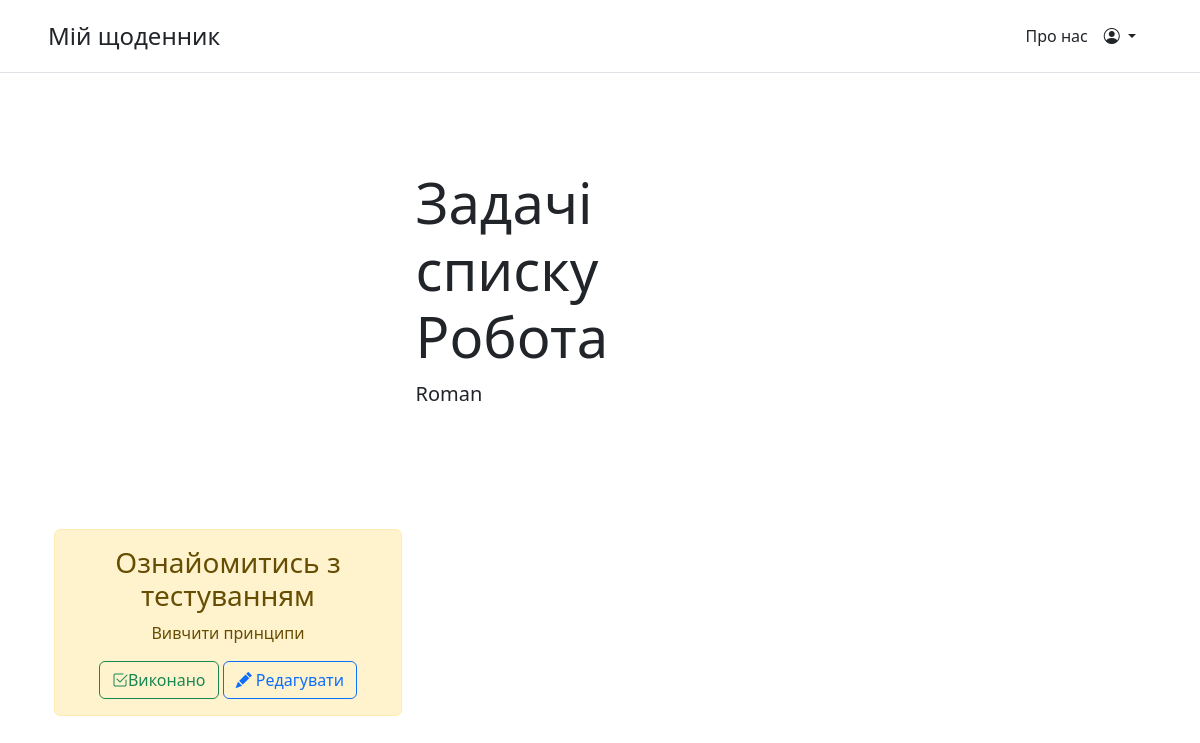
The app's page /task_in_list?tasklist_id=7 (signed in) with its own data.
### main/models.py (models this page shows, shortened)
class Task(models.Model):
    tasklist = models.ForeignKey(TaskList, on_delete=models.CASCADE, default=1)
    title = models.CharField('Назва', max_length=100)
    task = models.TextField('Завдання')
    class Meta:
        verbose_name = 'Завдання'
        verbose_name_plural = 'Всі завдання'

### main/views.py (the view, shortened to what this page needs)
# urls.py: path('task_in_list', views.view_tasks, name='task_in_list'),
def view_tasks(request):
    if request.GET['tasklist_id'] == 'all':
        tasks = Task.objects.filter(tasklist__user=request.user.id)
        current_tasklist = 'Всі задачі'
    else:
        tasks = Task.objects.filter(tasklist__user=request.user.id, tasklist__id = int(request.GET['tasklist_id']))
        current_tasklist = TaskList.objects.get(id = int(request.GET['tasklist_id'])).name
    context = {
        'title': f'Задачі списку {current_tasklist}',
        'tasks': tasks,
        'user': request.user,
        'mode': 'task'
    }
    return render(request,'main/index.html', context)

### main/templates/main/index.html (shortened to what this page needs)
{% extends 'main/base.html' %}
{% block content %}
    <div class="col-md-5 p-lg-5 mx-auto my-5">
      <h1 class="display-4 fw-normal">{{title}}</h1>
      <p class="lead fw-normal">{{ user.username }}</p>
    </div>
    {% if tasks %}
        {% if mode == 'task' %}
            {% if False %}
            <div class="container">
                {% for elem in tasks %}
                    <div class="alert alert-warning mt-2">
                        <h3>{{elem.title}}</h3>
                        <p>{{elem.task}}</p>
                        <form method="post">
                            {% csrf_token %}
                            <button class="btn btn-outline-success" id="success" value="{{elem.id}}" name="success"><i class="bi bi-check2-square"></i>Виконано</button>
                            <button class="btn btn-outline-primary" id="edit" value="{{elem.id}}" name="edit"><i class="bi bi-pencil-fill"></i> Редагувати</button>
                        </form>
                    </div>
                {% endfor %}
            {% elif True %}
                <div class="container text-center">
                  <div class="row row-cols-3">
                        {% for elem in tasks %}
                      <div class="col">
                        <div class="alert alert-warning mt-2">
                            <h3>{{elem.title}}</h3>
                            <p>{{elem.task}}</p>
                        <form method="post">
                            <button class="btn btn-outline-success" id="success1" value="{{elem.id}}" name="success"><i class="bi bi-check2-square"></i>Виконано</button>
                            <button class="btn btn-outline-primary" id="edit1" value="{{elem.id}}" name="edit"><i class="bi bi-pencil-fill"></i> Редагувати</button>
                        </form>
                    </div>
                      </div>
                {% endfor %}
                  </div>
                </div>
            {% endif %}
            </div>
        {% else %}
            <div class="container">
            <h3>Йой, щось не так</h3>
        {% endif %}
    {% else %}
        <div class="container">
            <h3>На сьогодні завдань немає</h3>
        </div>
    {% endif %}
{% endblock %}

### records on screen
Task: title "Ознайомитись з тестуванням", task "Вивчити принципи", {{ elem.id }} 38 (drawn)

### other values on screen
{{ title }} "Задачі списку Робота"
{{ user.username }} "Roman"
